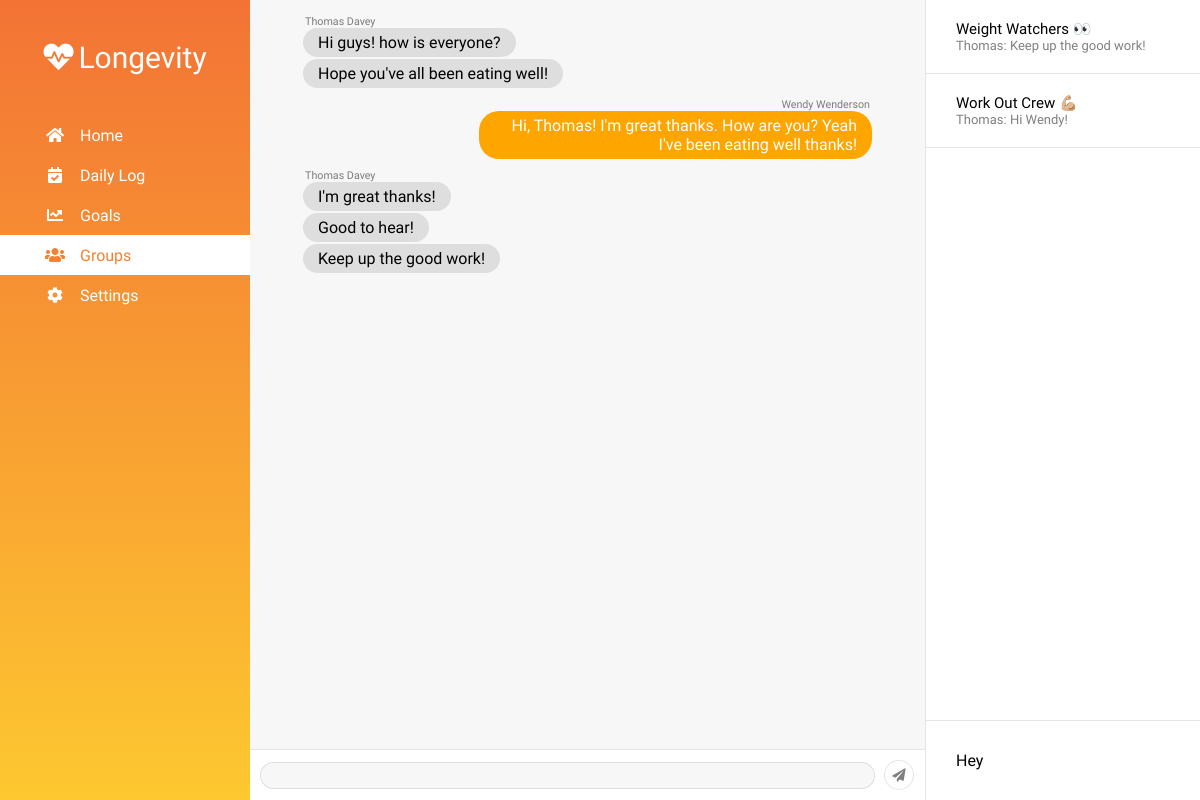
The page /tracker/groups/ (signed in) on the database its author committed.
### tracker/models.py (models this page shows, shortened)
class Message(models.Model):
    group = models.ForeignKey(Group, on_delete=models.CASCADE, null=True)
    author = models.ForeignKey(User, on_delete=models.CASCADE, null=True)
    message = models.TextField(null=True)
    posted = models.DateTimeField(auto_now_add=True)

class Group(models.Model):
    creator = models.ForeignKey(User, on_delete=models.DO_NOTHING, null=True)
    name = models.CharField(max_length=100, null=True)

### users/models.py (models this page shows, shortened)
class Profile(models.Model):
    SEX_CHOICES = [('M', 'Male'), ('F', 'Female')]
    ACTIVITY_LEVEL_CHOICES = [('1.2', 'Sedentary'), ('1.375', 'Lightly Active'),
                              ('1.55', 'Moderately Active'), ('1.725', 'Highly Active')]
    user = models.OneToOneField(User, on_delete=models.CASCADE)
    birth_date = models.DateField(null=True)
    sex = models.CharField(max_length=1, choices=SEX_CHOICES, null=True)
    height = models.IntegerField(null=True)
    weight = models.IntegerField(null=True)
    activity_level = models.CharField(max_length=5, choices=ACTIVITY_LEVEL_CHOICES, null=True)
    image = models.ImageField(default='default.png', upload_to='profile-pics')

### tracker/views.py (the view, shortened to what this page needs)
# urls.py: path('groups/', views.groups, name='tracker-groups'),
@login_required()
def groups(request):
    user = request.user
    groups = GroupMember.objects.raw('SELECT * FROM tracker_groupmember WHERE user_id = ' + str(user.id))
    messages = []
    last = []
    for item in groups:
        messages.append(Message.objects.raw('SELECT * FROM tracker_message WHERE group_id = ' + str(item.group.id)))
    def sortDate(elem):
        return elem[-1].posted
    messages.sort(key=sortDate, reverse=True)
    for set in messages:
        last.append(set[-1])
    form = MessageForm(request.POST or None)
    context = {
        'groups': groups,
        'messages': messages,
        'last': last,
        'selected': 'Groups',
        'form': form
    }
    return render(request, 'groups.html', context)

### tracker/forms.py
class MessageForm(forms.ModelForm):
    message = forms.CharField(widget=forms.TextInput(attrs={'class': 'groups-temp'}))
    class Meta:
        model = Message
        fields = ['message']

### tracker/templates/groups.html (shortened to what this page needs)
{% extends 'template.html' %}
{% block content %}
    <div id="tabs">
        <div class="groups-list">
            <ul id="groups-side">
                {% for message in last %}
                    <li>
                        <a href="#{{ message.group.id }}">{{ message.group.name }}<br><span>{{ message.author.first_name }}: {{ message.message }}</span></a>
                    </li>
                {% endfor %}
            </ul>
            <div id="groups-side-bottom">
                <p>Hey</p>
            </div>
        </div>
        {% for set in messages %}
            <div id="{% for message in set %}{% if forloop.first %}{{ message.group.id }}{% endif %}{% endfor %}">
                <div class="groups-messages" id="chat-{% for message in set %}{% if forloop.first %}{{ message.group.id }}{% endif %}{% endfor %}">
                {% for message in set %}
                    {% ifchanged message.author %}
                        {% if message.author == user %}
                        <div class="groups-messages-user">
                            <h6>{{ message.author.first_name }} {{ message.author.last_name }}</h6>
                            <p>{{ message.message }}</p>
                            <div class="profile-picture" style="background-image: url('{{ message.author.profile.image.url }}'); width: 34px; height: 34px;"></div>
                        </div>
                        {% else %}
                        <div>
                            <h6>{{ message.author.first_name }} {{ message.author.last_name }}</h6>
                            <div class="profile-picture" style="background-image: url('{{ message.author.profile.image.url }}'); width: 34px; height: 34px;"></div>
                            <p>{{ message.message }}</p>
                        </div>
                        {% endif %}
                    {% else %}
                        {% if message.author == user %}
                        <div class="groups-messages-user">
                            <p style="margin: -3px 43px 5px 0">{{ message.message }}</p>
                        </div>
                        {% else %}
                        <div>
                            <p style="margin: -3px 0 5px 43px">{{ message.message }}</p>
                        </div>
                        {% endif %}
                    {% endifchanged %}
                {% endfor %}
                </div>
                {% for message in set %}
                    {% if forloop.first %}
                        <form method="POST" id="form-{{ message.group.id }}">
                        {% for field in form %}
                            <div class="groups-chat-box">
                                {{ field }}
                                <button type="submit"><i class="fas fa-paper-plane"></i></button>
                            </div>
                        {% endfor %}
                        </form>
                    {% endif %}
                {% endfor %}
            </div>
        {% endfor %}
    </div>
{% endblock content %}

### tracker/templates/template.html (shortened to what this page needs)
<!DOCTYPE html>
<html lang="en">
<head>
    <link rel="stylesheet" href="https://use.fontawesome.com/releases/v5.8.1/css/all.css">
    {% load static %}
    <link rel="stylesheet" href="{% static '/css/loading-bar.css' %}">
    {% load static %}
    {% load static %}
    <link rel="stylesheet" href="{% static '/css/forms.css' %}">
    {% load static %}
    <link rel="stylesheet" href="{% static '/css/Chart.css' %}">
    {% load static %}
    <link rel="stylesheet" href="{% static '/css/tracker.css' %}">
</head>
<body>
    <nav>
        <h1 id="logo"><i class="fas fa-heartbeat"></i>Longevity</h1>
        <ul>
            {% if selected == 'Home' %}
            <li><a class="selected"><span><i class="fas fa-home"></i></span><p>Home</p></a></li>
            {% else %}
            <li><a href="{% url 'tracker-home' %}"><span><i class="fas fa-home"></i></span><p>Home</p></a></li>
            {% endif %}
            {% if selected == 'Daily Log' %}
            <li><a class="selected"><span><i class="fas fa-calendar-check"></i></span><p>Daily Log</p></a></li>
            {% else %}
            <li><a href="{% url 'tracker-daily-log' %}"><span><i class="fas fa-calendar-check"></i></span><p>Daily Log</p></a></li>
            {% endif %}
            {% if selected == 'Goals' %}
            <li><a class="selected"><span><i class="fas fa-chart-line"></i></span><p>Goals</p></a></li>
            {% else %}
            <li><a href="{% url 'tracker-goals' %}"><span><i class="fas fa-chart-line"></i></span><p>Goals</p></a></li>
            {% endif %}
            {% if selected == 'Groups' %}
            <li><a class="selected"><span><i class="fas fa-users"></i></span><p>Groups</p></a></li>
            {% else %}
            <li><a href="{% url 'tracker-groups' %}"><span><i class="fas fa-users"></i></span><p>Groups</p></a></li>
            {% endif %}
            {% if selected == 'Settings' %}
            <li><a class="selected"><span><i class="fas fa-cog"></i></span><p>Settings</p></a></li>
            {% else %}
            <li><a href="{% url 'tracker-settings' %}"><span><i class="fas fa-cog"></i></span><p>Settings</p></a></li>
            {% endif %}
        </ul>
    </nav>
    <main>
        {% block content %}{% endblock %}
    </main>
</body>
</html>

### static/css/tracker.css (style rules this page uses)
* { margin: 0; padding: 0; font-family: 'Heebo', sans-serif; box-sizing: border-box; }
nav { position: fixed; height: 100%; width: 250px; z-index: 1; top: 0; left: 0; overflow: hidden; background-image: linear-gradient(to bottom, #F37335, #FDC830); color: white; }
#logo { margin: 40px 0; text-align: center; font-size: 30px; font-weight: 400; }
#logo i { margin-right: 5px; }
nav a { display: table; width: 100%; padding-left: 30px; text-decoration: none; color: white; font-weight: 300; }
nav a span, nav a p { display: table-cell; vertical-align: middle; }
nav a span { height: 40px; width: 50px; text-align: center; }
.selected, nav a:hover { color: #F58233; background-color: white; }
main { margin-left: 250px; }
.profile-picture { display: inline-block; border-radius: 50%; background-repeat: no-repeat; background-position: center center; background-size: cover; }
.groups-list { position: fixed; top: 0; right: 0; width: 275px; background-color: white; min-height: 100vh; text-align: left; border-left: solid 1px rgba(0,0,0,0.1); }
.groups-list li { list-style: none; }
.groups-list a { text-decoration: none; border-bottom: solid 1px rgba(0,0,0,0.1); padding: 20px 30px; display: block; color: black; font-weight: 400; font-size: 15px; }
.groups-list a span { color: rgba(0,0,0,0.5); font-size: 13px; font-weight: 300; display: block; max-width: 214px; white-space: nowrap; overflow: hidden; text-overflow: ellipsis; }
#groups-side-bottom { width: 274px; background-color: white; padding: 30px; position: fixed; bottom: 0; right: 0; border-top: solid 1px rgba(0,0,0,0.1); }
.groups-messages { padding: 10px 10px 60px 10px; width: calc(100% - 275px); background-color: rgba(0,0,0,0.03); min-height: 100vh; }
.groups-messages p, .groups-messages div { vertical-align: middle; }
.groups-messages h6 { margin: 5px 0 -5px 45px; color: rgba(0,0,0,0.5); font-weight: 300; }
.groups-messages p { padding: 5px 15px; border-radius: 20px; margin: 5px; background-color: rgba(0,0,0,0.1); display: inline-block; max-width: 60%; }
.groups-messages-user { text-align: right; }
.groups-messages-user h6 { margin: 5px 45px -5px 0; color: rgba(0,0,0,0.5); font-weight: 300; }
.groups-messages-user p { background-color: orange; color: white }
.groups-chat-box { display: block; padding: 10px; position: fixed; background-color: white; bottom: 0; width: calc(100% - 525px); border-top: solid 1px rgba(0,0,0,0.1); }
.groups-temp { width: calc(100% - 40px); padding: 5px 10px; border-radius: 30px; border: solid 1px rgba(0,0,0,0.1); outline: none; background-color: rgba(0,0,0,0.03); }
#tabs form button { width: 30px; height: 30px; margin-left: 5px; border-radius: 50%; background-color: white; border: solid 1px rgba(0,0,0,0.1); outline: none; color: rgba(0,0,0,0.5); }

### rows shown on the page
Message: group.name "Weight Watchers 👀", author.first_name "Thomas", message "Keep up the good work!"
Message: group.name "Work Out Crew 💪🏼", author.first_name "Thomas", message "Hi Wendy!"
Message: author.first_name "Thomas", author.last_name "Davey", message "Hi guys! how is everyone?"
Message: message "Hope you've all been eating well!"
Message: author.first_name "Wendy", author.last_name "Wenderson", message "Hi, Thomas! I'm great thanks. How are you? Yeah I've been eating well thanks!"
Message: author.first_name "Thomas", author.last_name "Davey", message "I'm great thanks!"
Message: message "Good to hear!"
